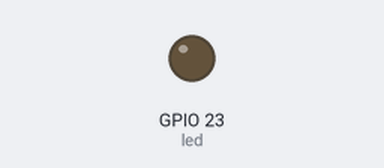
The program below on a simulated Raspberry Pi (BCM pin numbers). On the bench: output pins drawn as LEDs (lit = HIGH). At 9.6 s the program stops and its outputs stay as they are.

Above: at 0.2 s.
At 5.4 s:
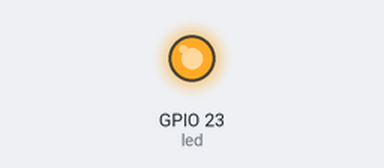
Timing chart, 0 to 10.6 s (numbered marks = the images above):
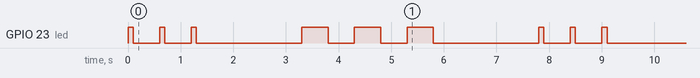

Measured:
- by itself, GPIO 23 (led): LOW → HIGH at 0.00 s, → LOW 0.10 s later, → HIGH 0.50 s later, → LOW 0.10 s later, … (18 changes in this stretch)

The program:

gpio_led.py
```python
from gpiozero import LED
from time import sleep

led = LED(23)

def blink(pattern):
    for c in pattern:
        if c == '.':
            led.on()
            sleep(.1)
            led.off()
        elif c == '-':
            led.on()
            sleep(.5)
            led.off()
        elif c == ' ':
            sleep(1)
        sleep(.5)

blink("... --- ...")
```
